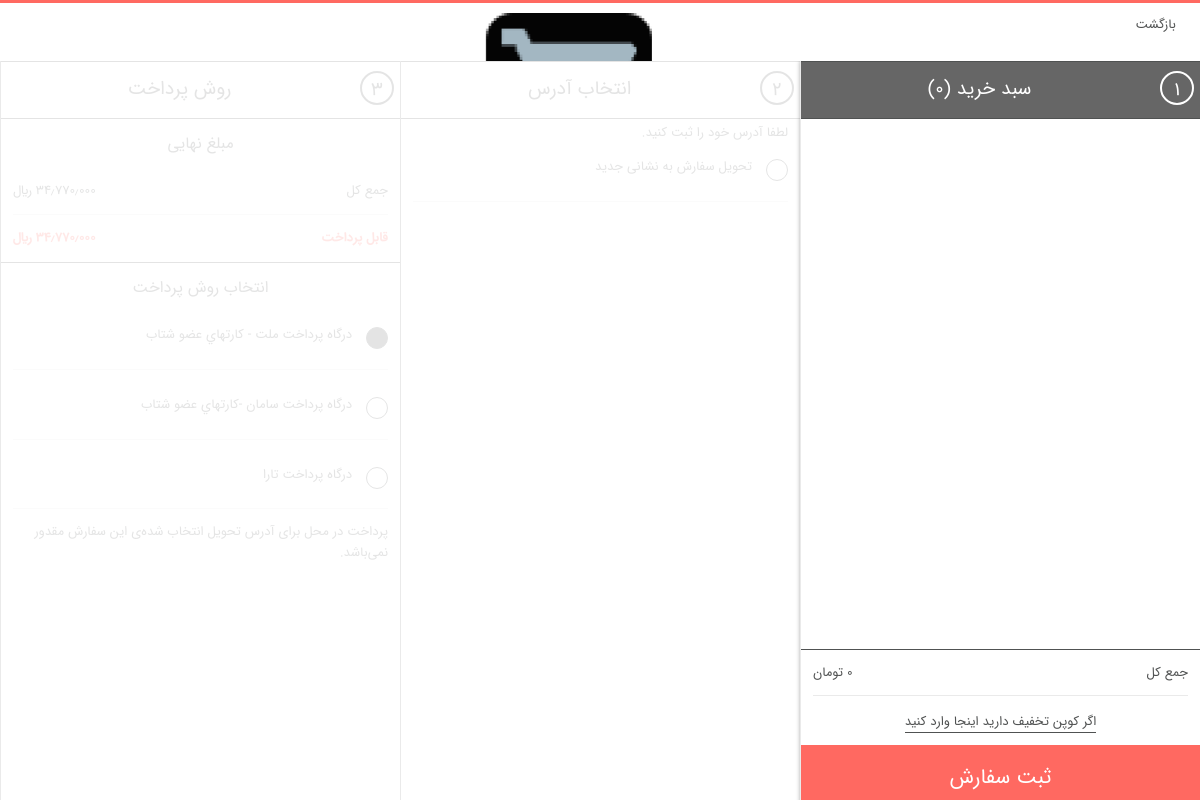
Page /order/shopcart (signed in) on the earlier database version.
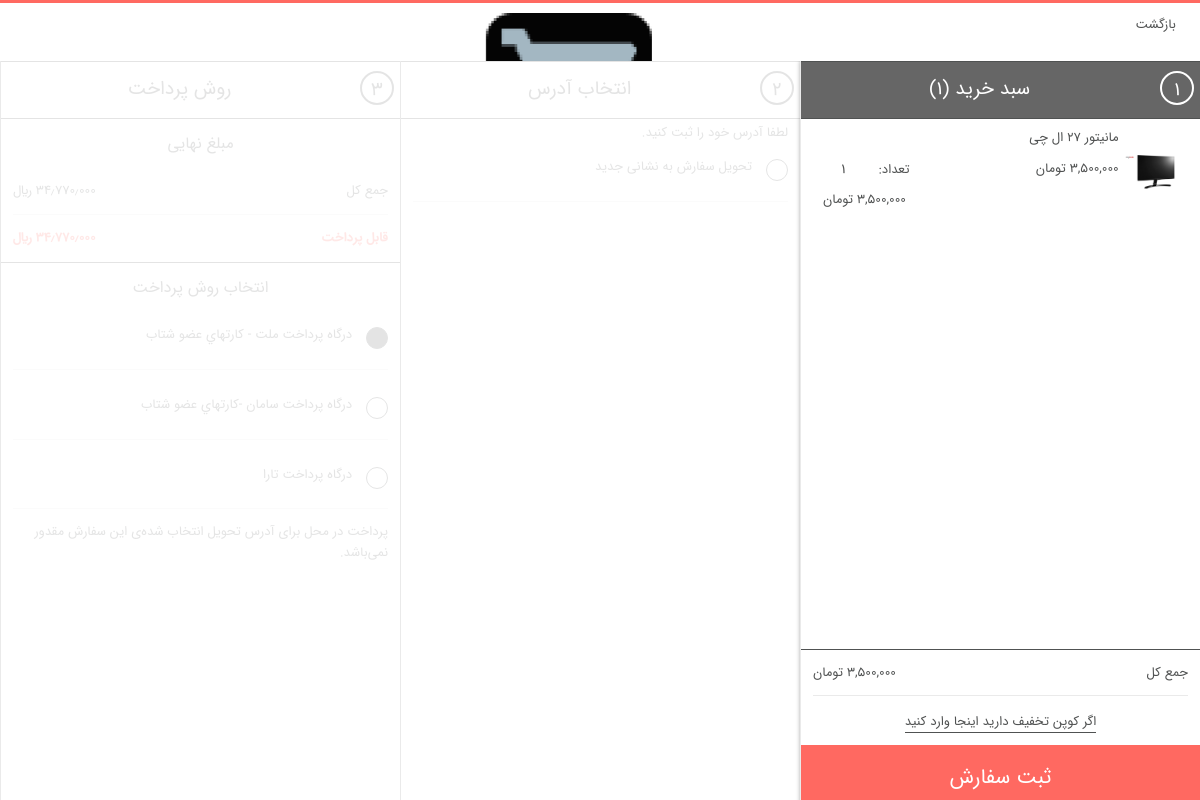
Same page on the later database version.
### order/models.py (models this page shows)
class ShopCart(models.Model):
    user = models.ForeignKey(User, on_delete=models.SET_NULL, null=True, verbose_name='کاربر')
    product = models.ForeignKey(Product, on_delete=models.SET_NULL, null=True, verbose_name='محصول')
    quantity = models.IntegerField(verbose_name='تعداد')
    def __str__(self):
        return self.product.title
    @property
    def price(self):
        return self.product.price
    price.fget.short_description = 'قیمت'
    @property
    def product_total_price(self):
        return self.quantity * self.product.price
    product_total_price.fget.short_description = 'مجموع'
    class Meta:
        verbose_name = 'سبد خرید'
        verbose_name_plural = 'سبد های خرید'

### product/models.py (models this page shows, shortened)
class Product(models.Model):
    STATUS = (
        ('True', 'فعال'),
        ('False', 'غیرغعال'),
    )
    category = models.ForeignKey(Category, on_delete=models.CASCADE,
                                 verbose_name='دسته بندی')  # many to one with Category
    title = models.CharField(max_length=50, verbose_name='نام محصول')
    keywords = models.CharField(max_length=255, verbose_name='کلمات کلیدی')
    description = models.CharField(max_length=255, verbose_name='توضیحات')
    image = models.ImageField(upload_to='images/', verbose_name='تصویر اصلی')
    price = models.IntegerField(verbose_name='قیمت')
    amount = models.IntegerField(verbose_name='موجودی')
    minamount = models.IntegerField(verbose_name='حداقل موجودی')
    detail = RichTextUploadingField(verbose_name='جزئیات')
    status = models.CharField(max_length=20, choices=STATUS, verbose_name='وضعیت')
    create_at = models.DateTimeField(auto_now_add=True, verbose_name='تاریخ ایجاد')
    update_at = models.DateTimeField(auto_now=True, verbose_name='تاریخ بروزرسانی')
    slug = models.SlugField(allow_unicode=True, unique=True, null=False)
    def image_tag(self):
        return mark_safe('<img src="{}" height="50"/>'.format(self.image.url))
    image_tag.short_description = 'تصویر'
    class Meta:
        verbose_name = 'محصول'
        verbose_name_plural = 'محصولات'

### order/views.py (the view)
# urls.py: path('shopcart', views.shopcart, name='addproduct'),
def shopcart(request):
    category = Category.objects.all()
    current_user = request.user
    shop_cart = ShopCart.objects.filter(user_id=current_user.id)
    address = UserAddress.objects.filter(user_id=current_user.id)
    totalprice = 0
    for rs in shop_cart:
        totalprice += rs.product.price * rs.quantity
    context = {'shopcart': shop_cart,
               'category': category,
               'totalprice': totalprice,
               'address': address,
               }
    return render(request, 'shopcart_products.html', context)

### order/templates/shopcart_products.html (shortened to what this page needs)
{% extends "base.html" %}
{% load humanize %}
{% block header %} {% include "simple_header.html" %}{% endblock %}
{% block body %}
    <main class="main" id="checkout" style="margin-top: 10px">
        <section class="column invoice active" id="basketPage">
            {% include 'cart_page.html' %}
        </section>
        <section class="column address" id="orderAdressPage">
            {% include 'order_product_address_page.html' %}
        </section>
        <section class="column payment" id="orderPaymentPage">
            {% include 'payment_methods_page.html' %}
        </section>
    </main>
{% endblock %}

### order/templates/cart_page.html (shortened to what this page needs)
{% load humanize %}
<div id="basketContent">
    <h1 style="">
        <a href="/order/shopcart" title="ویرایش سبد خرید">
            <span class="step">۱</span><i class="icon-shopping_cart_full"></i><span
                class="title-step">سبد خرید ({{ shopcart|length }})</span>
        </a>
        <button type="button" id="emptyBasketBtn" title="خالی کردن سبد خرید"></button>
    </h1>
    <div class="wrapper" data-src="/shop/basket">
        <form action="/basket/update" data-bind="form: 'basketForm'"
              data-updateandgettrackingmodelurl="/sitemap.xml" id="basket" method="post"
              novalidate="novalidate">
            {% for rs in shopcart %}
                <article class="row">
                    <figure>
                        <a href="/product/{{ rs.product.id }}/{{ rs.product.slug }}"
                           data-product-url="">
                            <img src="{{ rs.product.image.url }}"
                                 title="{{ rs.product.title }}"
                                 alt="{{ rs.product.title }}">
                        </a>
                    </figure>
                    <div class="content">
                        <h6>{{ rs.product.title }}</h6>
                        <div class="line">
                            <p class="size-list">{{ rs.price | intcomma:False }} تومان</p>
                            <div class="quantity">
                                <span>تعداد:</span>
                                <button type="button" class="icon-navigate_plus increase"></button>
                                <input type="text" disabled="disabled" class="number"
                                       name="lines[0].Quantity" value="{{ rs.quantity }}">
                                <button type="button" class="icon-navigate_minus decrease"></button>
                            </div>
                        </div>
                        <div class="line">
                            <p class="price">{{ rs.product_total_price | intcomma:False }} تومان</p>
                        </div>
                    </div>
                    <a href="/order/removefromcart/{{ rs.id }}" title="حذف"
                       onclick="return confirm('{{ rs }} از سبد خرید حذف شود ؟')">
                        <button type="button" data-src="/order/removeitem" class="hyp-remove icon-navigate_cross"
                        ></button>
                    </a>
                </article>
            {% endfor %}
        </form>
    </div>
    <footer>
        <div class="row">
            <p>جمع کل</p><span>{{ totalprice | intcomma:False }} تومان</span>
        </div>
        <div class="row link enter-discount">
            <a class="showForm hyp-discount">اگر کوپن تخفیف دارید اینجا وارد کنید </a>
        </div>
        <button onclick="return checkPrice(this);" class="btn confirm">ثبت سفارش</button>
    </footer>
</div>

Differences in the rows shown:
added ShopCart: product.image (picture), product "مانیتور 27 ال چی", price "3,500,000", quantity "1", product_total_price "3,500,000"
Other differences:
{{ shopcart|length }}: "0" → "1"
{{ totalprice | intcomma:False }}: "0" → "3,500,000"
